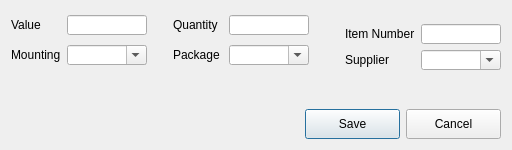
<?xml version="1.0" encoding="UTF-8"?>
<ui version="4.0">
 <class>Dialog_store_windows</class>
 <widget class="QDialog" name="Dialog_store_windows">
  <property name="geometry">
   <rect>
    <x>0</x>
    <y>0</y>
    <width>512</width>
    <height>150</height>
   </rect>
  </property>
  <property name="sizePolicy">
   <sizepolicy hsizetype="Fixed" vsizetype="Fixed">
    <horstretch>0</horstretch>
    <verstretch>0</verstretch>
   </sizepolicy>
  </property>
  <property name="minimumSize">
   <size>
    <width>80</width>
    <height>20</height>
   </size>
  </property>
  <property name="baseSize">
   <size>
    <width>80</width>
    <height>20</height>
   </size>
  </property>
  <property name="windowTitle">
   <string>Dialog</string>
  </property>
  <property name="autoFillBackground">
   <bool>false</bool>
  </property>
  <layout class="QVBoxLayout" name="verticalLayout_2">
   <property name="sizeConstraint">
    <enum>QLayout::SetMinimumSize</enum>
   </property>
   <item>
    <layout class="QHBoxLayout" name="horizontalLayout_3">
     <property name="sizeConstraint">
      <enum>QLayout::SetDefaultConstraint</enum>
     </property>
     <item>
      <layout class="QGridLayout" name="gridLayout_store" rowminimumheight="20,20" columnminimumwidth="50,80,10,50,80">
       <property name="sizeConstraint">
        <enum>QLayout::SetDefaultConstraint</enum>
       </property>
       <item row="0" column="0">
        <widget class="QLabel" name="label_store_value">
         <property name="sizePolicy">
          <sizepolicy hsizetype="Fixed" vsizetype="Fixed">
           <horstretch>0</horstretch>
           <verstretch>0</verstretch>
          </sizepolicy>
         </property>
         <property name="minimumSize">
          <size>
           <width>50</width>
           <height>20</height>
          </size>
         </property>
         <property name="maximumSize">
          <size>
           <width>50</width>
           <height>20</height>
          </size>
         </property>
         <property name="baseSize">
          <size>
           <width>50</width>
           <height>20</height>
          </size>
         </property>
         <property name="text">
          <string>Value</string>
         </property>
        </widget>
       </item>
       <item row="0" column="1">
        <widget class="QLineEdit" name="lineEdit_store_value">
         <property name="enabled">
          <bool>true</bool>
         </property>
         <property name="sizePolicy">
          <sizepolicy hsizetype="Fixed" vsizetype="Fixed">
           <horstretch>0</horstretch>
           <verstretch>0</verstretch>
          </sizepolicy>
         </property>
         <property name="minimumSize">
          <size>
           <width>80</width>
           <height>20</height>
          </size>
         </property>
         <property name="maximumSize">
          <size>
           <width>80</width>
           <height>20</height>
          </size>
         </property>
         <property name="baseSize">
          <size>
           <width>80</width>
           <height>20</height>
          </size>
         </property>
        </widget>
       </item>
       <item row="0" column="2">
        <spacer name="horizontalSpacer_2">
         <property name="orientation">
          <enum>Qt::Horizontal</enum>
         </property>
         <property name="sizeType">
          <enum>QSizePolicy::Fixed</enum>
         </property>
         <property name="sizeHint" stdset="0">
          <size>
           <width>20</width>
           <height>20</height>
          </size>
         </property>
        </spacer>
       </item>
       <item row="0" column="3">
        <widget class="QLabel" name="label_store_quantity">
         <property name="sizePolicy">
          <sizepolicy hsizetype="Fixed" vsizetype="Fixed">
           <horstretch>0</horstretch>
           <verstretch>0</verstretch>
          </sizepolicy>
         </property>
         <property name="minimumSize">
          <size>
           <width>50</width>
           <height>20</height>
          </size>
         </property>
         <property name="maximumSize">
          <size>
           <width>50</width>
           <height>20</height>
          </size>
         </property>
         <property name="baseSize">
          <size>
           <width>50</width>
           <height>20</height>
          </size>
         </property>
         <property name="text">
          <string>Quantity</string>
         </property>
        </widget>
       </item>
       <item row="0" column="4">
        <widget class="QLineEdit" name="lineEdit_store_quantity">
         <property name="sizePolicy">
          <sizepolicy hsizetype="Fixed" vsizetype="Fixed">
           <horstretch>0</horstretch>
           <verstretch>0</verstretch>
          </sizepolicy>
         </property>
         <property name="minimumSize">
          <size>
           <width>80</width>
           <height>20</height>
          </size>
         </property>
         <property name="maximumSize">
          <size>
           <width>80</width>
           <height>20</height>
          </size>
         </property>
         <property name="baseSize">
          <size>
           <width>80</width>
           <height>20</height>
          </size>
         </property>
        </widget>
       </item>
       <item row="1" column="0">
        <widget class="QLabel" name="label_store_mounting">
         <property name="sizePolicy">
          <sizepolicy hsizetype="Fixed" vsizetype="Fixed">
           <horstretch>0</horstretch>
           <verstretch>0</verstretch>
          </sizepolicy>
         </property>
         <property name="minimumSize">
          <size>
           <width>50</width>
           <height>20</height>
          </size>
         </property>
         <property name="maximumSize">
          <size>
           <width>50</width>
           <height>20</height>
          </size>
         </property>
         <property name="baseSize">
          <size>
           <width>50</width>
           <height>20</height>
          </size>
         </property>
         <property name="text">
          <string>Mounting</string>
         </property>
        </widget>
       </item>
       <item row="1" column="1">
        <widget class="QComboBox" name="comboBox_store_mounting">
         <property name="sizePolicy">
          <sizepolicy hsizetype="Fixed" vsizetype="Fixed">
           <horstretch>0</horstretch>
           <verstretch>0</verstretch>
          </sizepolicy>
         </property>
         <property name="minimumSize">
          <size>
           <width>80</width>
           <height>20</height>
          </size>
         </property>
         <property name="maximumSize">
          <size>
           <width>80</width>
           <height>20</height>
          </size>
         </property>
         <property name="baseSize">
          <size>
           <width>80</width>
           <height>20</height>
          </size>
         </property>
         <property name="editable">
          <bool>true</bool>
         </property>
        </widget>
       </item>
       <item row="1" column="2">
        <spacer name="horizontalSpacer_3">
         <property name="orientation">
          <enum>Qt::Horizontal</enum>
         </property>
         <property name="sizeType">
          <enum>QSizePolicy::Fixed</enum>
         </property>
         <property name="sizeHint" stdset="0">
          <size>
           <width>20</width>
           <height>20</height>
          </size>
         </property>
        </spacer>
       </item>
       <item row="1" column="3">
        <widget class="QLabel" name="label_store_package">
         <property name="sizePolicy">
          <sizepolicy hsizetype="Fixed" vsizetype="Fixed">
           <horstretch>0</horstretch>
           <verstretch>0</verstretch>
          </sizepolicy>
         </property>
         <property name="minimumSize">
          <size>
           <width>50</width>
           <height>20</height>
          </size>
         </property>
         <property name="maximumSize">
          <size>
           <width>50</width>
           <height>20</height>
          </size>
         </property>
         <property name="baseSize">
          <size>
           <width>50</width>
           <height>20</height>
          </size>
         </property>
         <property name="text">
          <string>Package</string>
         </property>
        </widget>
       </item>
       <item row="1" column="4">
        <widget class="QComboBox" name="comboBox_store_package">
         <property name="sizePolicy">
          <sizepolicy hsizetype="Fixed" vsizetype="Fixed">
           <horstretch>0</horstretch>
           <verstretch>0</verstretch>
          </sizepolicy>
         </property>
         <property name="minimumSize">
          <size>
           <width>80</width>
           <height>20</height>
          </size>
         </property>
         <property name="maximumSize">
          <size>
           <width>80</width>
           <height>20</height>
          </size>
         </property>
         <property name="baseSize">
          <size>
           <width>80</width>
           <height>20</height>
          </size>
         </property>
         <property name="editable">
          <bool>true</bool>
         </property>
        </widget>
       </item>
      </layout>
     </item>
     <item>
      <spacer name="horizontalSpacer_4">
       <property name="orientation">
        <enum>Qt::Horizontal</enum>
       </property>
       <property name="sizeHint" stdset="0">
        <size>
         <width>20</width>
         <height>20</height>
        </size>
       </property>
      </spacer>
     </item>
     <item>
      <layout class="QVBoxLayout" name="verticalLayout">
       <item>
        <spacer name="verticalSpacer">
         <property name="orientation">
          <enum>Qt::Vertical</enum>
         </property>
         <property name="sizeHint" stdset="0">
          <size>
           <width>18</width>
           <height>13</height>
          </size>
         </property>
        </spacer>
       </item>
       <item>
        <layout class="QHBoxLayout" name="horizontalLayout_2">
         <item>
          <widget class="QLabel" name="label_store_item_number">
           <property name="sizePolicy">
            <sizepolicy hsizetype="Fixed" vsizetype="Fixed">
             <horstretch>0</horstretch>
             <verstretch>0</verstretch>
            </sizepolicy>
           </property>
           <property name="minimumSize">
            <size>
             <width>70</width>
             <height>20</height>
            </size>
           </property>
           <property name="maximumSize">
            <size>
             <width>70</width>
             <height>20</height>
            </size>
           </property>
           <property name="baseSize">
            <size>
             <width>70</width>
             <height>20</height>
            </size>
           </property>
           <property name="text">
            <string>Item Number</string>
           </property>
          </widget>
         </item>
         <item>
          <widget class="QLineEdit" name="lineEdit_store_item_number">
           <property name="sizePolicy">
            <sizepolicy hsizetype="Fixed" vsizetype="Fixed">
             <horstretch>0</horstretch>
             <verstretch>0</verstretch>
            </sizepolicy>
           </property>
           <property name="minimumSize">
            <size>
             <width>80</width>
             <height>20</height>
            </size>
           </property>
           <property name="maximumSize">
            <size>
             <width>80</width>
             <height>20</height>
            </size>
           </property>
           <property name="baseSize">
            <size>
             <width>80</width>
             <height>20</height>
            </size>
           </property>
          </widget>
         </item>
        </layout>
       </item>
       <item>
        <layout class="QHBoxLayout" name="horizontalLayout">
         <item>
          <widget class="QLabel" name="label_store_supplier">
           <property name="sizePolicy">
            <sizepolicy hsizetype="Fixed" vsizetype="Fixed">
             <horstretch>0</horstretch>
             <verstretch>0</verstretch>
            </sizepolicy>
           </property>
           <property name="minimumSize">
            <size>
             <width>70</width>
             <height>20</height>
            </size>
           </property>
           <property name="maximumSize">
            <size>
             <width>70</width>
             <height>20</height>
            </size>
           </property>
           <property name="baseSize">
            <size>
             <width>70</width>
             <height>20</height>
            </size>
           </property>
           <property name="text">
            <string>Supplier</string>
           </property>
          </widget>
         </item>
         <item>
          <widget class="QComboBox" name="comboBox_store_supplier">
           <property name="sizePolicy">
            <sizepolicy hsizetype="Fixed" vsizetype="Fixed">
             <horstretch>0</horstretch>
             <verstretch>0</verstretch>
            </sizepolicy>
           </property>
           <property name="minimumSize">
            <size>
             <width>80</width>
             <height>20</height>
            </size>
           </property>
           <property name="maximumSize">
            <size>
             <width>80</width>
             <height>20</height>
            </size>
           </property>
           <property name="baseSize">
            <size>
             <width>80</width>
             <height>20</height>
            </size>
           </property>
           <property name="editable">
            <bool>true</bool>
           </property>
           <property name="currentIndex">
            <number>-1</number>
           </property>
           <property name="insertPolicy">
            <enum>QComboBox::InsertAlphabetically</enum>
           </property>
          </widget>
         </item>
        </layout>
       </item>
      </layout>
     </item>
    </layout>
   </item>
   <item>
    <spacer name="verticalSpacer_2">
     <property name="orientation">
      <enum>Qt::Vertical</enum>
     </property>
     <property name="sizeHint" stdset="0">
      <size>
       <width>20</width>
       <height>13</height>
      </size>
     </property>
    </spacer>
   </item>
   <item>
    <layout class="QHBoxLayout" name="horizontalLayout_4">
     <item>
      <spacer name="horizontalSpacer_5">
       <property name="orientation">
        <enum>Qt::Horizontal</enum>
       </property>
       <property name="sizeHint" stdset="0">
        <size>
         <width>40</width>
         <height>20</height>
        </size>
       </property>
      </spacer>
     </item>
     <item>
      <widget class="QPushButton" name="pushButton_store_save">
       <property name="minimumSize">
        <size>
         <width>95</width>
         <height>30</height>
        </size>
       </property>
       <property name="maximumSize">
        <size>
         <width>95</width>
         <height>30</height>
        </size>
       </property>
       <property name="text">
        <string>Save</string>
       </property>
      </widget>
     </item>
     <item>
      <widget class="QPushButton" name="pushButton_store_cancel">
       <property name="minimumSize">
        <size>
         <width>95</width>
         <height>30</height>
        </size>
       </property>
       <property name="maximumSize">
        <size>
         <width>95</width>
         <height>30</height>
        </size>
       </property>
       <property name="text">
        <string>Cancel</string>
       </property>
      </widget>
     </item>
    </layout>
   </item>
  </layout>
 </widget>
 <resources/>
 <connections/>
</ui>
